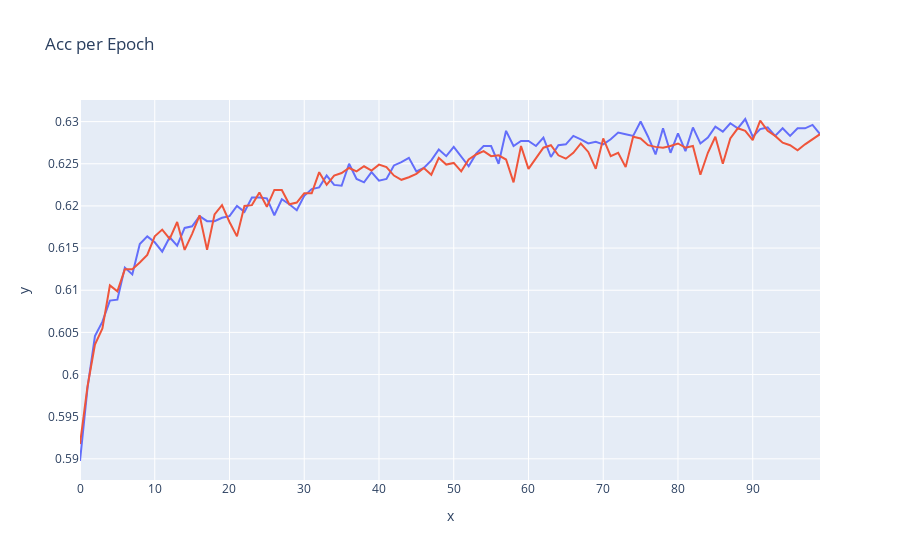

The notebook cell saved with this chart:
### Code cell
location = "/Users/Luctopikut/bep/BEP-DoGo/data/output/luc/"
# location = './data/output/luc'
file_name ='train_cifar10.log'

acc_no_focal = get_acc(location, file_name)

location = "/Users/Luctopikut/bep/data/output/cifar_10_focal"
# location = './data/output/luc'
file_name ='train.log'

acc = get_acc(location, file_name)

def prep_for_plot(results):
    df = pd.DataFrame(results.items())
    df.rename(columns={0:'x', 1:'y'}, inplace=True)
    df['y'] = pd.to_numeric(df['y'])
    return df
df_no_focal = prep_for_plot(acc_no_focal)
df2 = prep_for_plot(acc)
df2['y_no_focal'] = df_no_focal['y']

fig = px.line(df2, x="x", y="y", title='Acc per Epoch')
fig.add_scatter(x=df2['x'], y=df2['y_no_focal'], mode='lines', hovertext=df2['y_no_focal'], hoverinfo="text",name= 'base')
fig.update_layout(showlegend=False)  # Hide the legend

fig.show()
